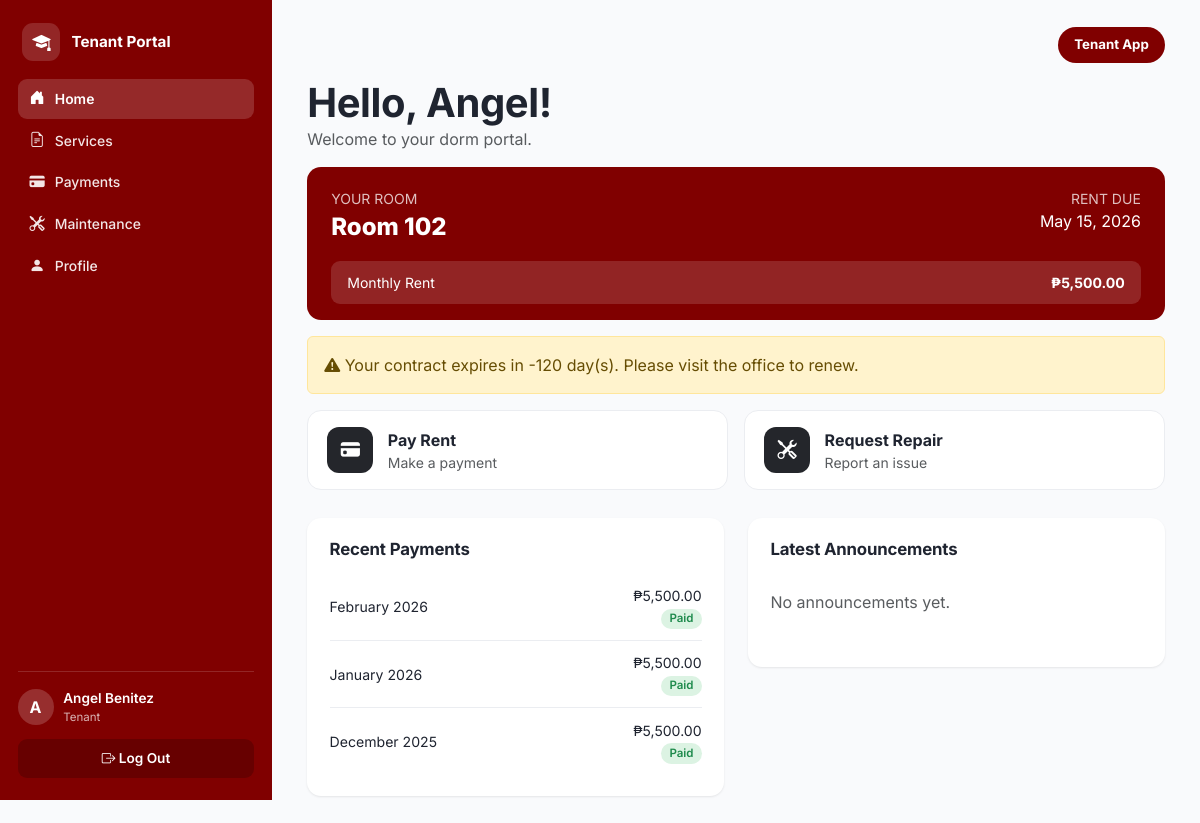
The page /tenant/dashboard.php (signed in) on the database its author committed.
### tables this page shows
CREATE TABLE dorm_rooms (
  room_id      INT UNSIGNED AUTO_INCREMENT PRIMARY KEY,
  room_number  VARCHAR(10)  NOT NULL,
  room_type    VARCHAR(50)  NOT NULL,         
  capacity     TINYINT UNSIGNED NOT NULL DEFAULT 1,
  monthly_rate DECIMAL(10,2) NOT NULL,
  floor_number TINYINT NOT NULL DEFAULT 1,
  status       ENUM('Available','Occupied','Under Maintenance','Reserved')
               NOT NULL DEFAULT 'Available',
  description  TEXT,
  date_added   TIMESTAMP NOT NULL DEFAULT CURRENT_TIMESTAMP,
  UNIQUE KEY uq_room_number (room_number),
  INDEX idx_room_status (status),
  INDEX idx_room_type (room_type)
);

CREATE TABLE contracts (
  contract_id      INT UNSIGNED AUTO_INCREMENT PRIMARY KEY,
  tenant_id        INT UNSIGNED NOT NULL,
  room_id          INT UNSIGNED NOT NULL,
  monthly_rent     DECIMAL(10,2) NOT NULL,
  security_deposit DECIMAL(10,2) NOT NULL DEFAULT 0,
  contract_start   DATE NOT NULL,
  contract_end     DATE NOT NULL,
  contract_status  ENUM('Active','Expiring Soon','Expired','Terminated')
                   NOT NULL DEFAULT 'Active',
  contract_file    VARCHAR(255) DEFAULT NULL,  
  created_at       TIMESTAMP NOT NULL DEFAULT CURRENT_TIMESTAMP,
  CONSTRAINT fk_contract_tenant FOREIGN KEY (tenant_id) REFERENCES tenants(tenant_id) ON DELETE CASCADE,
  CONSTRAINT fk_contract_room   FOREIGN KEY (room_id)   REFERENCES dorm_rooms(room_id),
  INDEX idx_contract_status (contract_status),
  INDEX idx_contract_end (contract_end)
);

CREATE TABLE payments (
  payment_id        INT UNSIGNED AUTO_INCREMENT PRIMARY KEY,
  contract_id       INT UNSIGNED NOT NULL,
  tenant_id         INT UNSIGNED NOT NULL,
  payment_amount    DECIMAL(10,2) NOT NULL,
  payment_for_month VARCHAR(20)  DEFAULT NULL,   
  payment_date      DATE DEFAULT NULL,
  due_date          DATE DEFAULT NULL,
  payment_status    ENUM('Pending','Paid','Overdue') NOT NULL DEFAULT 'Pending',
  payment_method    VARCHAR(50) DEFAULT NULL,      
  reference_no      VARCHAR(100) DEFAULT NULL,
  receipt_file      VARCHAR(255) DEFAULT NULL,
  reminder_sent     BOOLEAN NOT NULL DEFAULT FALSE,
  created_at        TIMESTAMP NOT NULL DEFAULT CURRENT_TIMESTAMP,
  CONSTRAINT fk_payment_contract FOREIGN KEY (contract_id) REFERENCES contracts(contract_id) ON DELETE CASCADE,
  CONSTRAINT fk_payment_tenant   FOREIGN KEY (tenant_id)   REFERENCES tenants(tenant_id) ON DELETE CASCADE,
  INDEX idx_payment_status (payment_status),
  INDEX idx_payment_due (due_date)
);

### includes/functions.php (called while the page is built, shortened)
<?php
function clean(?string $value): string
{
    return htmlspecialchars(trim($value ?? ''), ENT_QUOTES, 'UTF-8');
}
function peso($amount): string
{
    return '₱' . number_format((float) $amount, 2);
}
function status_badge_class(string $status): string
{
    $map = [
        'Active'      => 'info',
        'Paid'        => 'success',
        'Approved'    => 'success',
        'Completed'   => 'success',
        'Available'   => 'success',
        'Pending'     => 'warning',
        'Ongoing'     => 'info',
        'Reserved'    => 'info',
        'Expiring Soon' => 'warning',
        'Overdue'     => 'danger',
        'Evicted'     => 'danger',
        'Rejected'    => 'danger',
        'Expired'     => 'danger',
        'Terminated'  => 'danger',
        'Occupied'    => 'secondary',
        'Checked Out' => 'secondary',
        'Under Maintenance' => 'secondary',
    ];
    return $map[$status] ?? 'secondary';
}
function days_until(string $date): int
{
    $target = new DateTime($date);
    $today  = new DateTime('today');
    return (int) $today->diff($target)->format('%r%a');
}

### tenant/dashboard.php (the view, shortened to what this page needs)
<?php
$db = get_db();
$tenant = current_tenant();
        ?>
        <?php
$room = null;
if ($tenant['room_id']) {
    $stmt = $db->prepare('SELECT * FROM dorm_rooms WHERE room_id = ?');
    $stmt->execute([$tenant['room_id']]);
    $room = $stmt->fetch();
}
$contract = null;
if ($room) {
    $stmt = $db->prepare("SELECT * FROM contracts WHERE tenant_id = ? AND contract_status IN ('Active','Expiring Soon') ORDER BY contract_end DESC LIMIT 1");
    $stmt->execute([$tenant['tenant_id']]);
    $contract = $stmt->fetch();
}
$recentPayments = $db->prepare('SELECT * FROM payments WHERE tenant_id = ? ORDER BY COALESCE(payment_date, due_date) DESC LIMIT 5');
$recentPayments->execute([$tenant['tenant_id']]);
$recentPayments = $recentPayments->fetchAll();
$notifStmt = $db->prepare("
    SELECT n.* FROM notifications n
    WHERE n.target_type = 'all'
       OR (n.target_type = 'tenant' AND n.target_value = ?)
       OR (n.target_type = 'room' AND FIND_IN_SET(?, REPLACE(n.target_value, ' ', '')))
    ORDER BY n.date_sent DESC LIMIT 4
");
$notifStmt->execute([$tenant['tenant_id'], $room['room_number'] ?? '__none__']);
$announcements = $notifStmt->fetchAll();
include __DIR__ . '/../includes/header.php';
?>
<h1 class="mb-0">Hello, <?= clean($_SESSION['first_name']) ?>!</h1>
<p class="text-muted">Welcome to your dorm portal.</p>
<?php if ($room): ?>
<div class="room-banner">
  <div class="room-banner-top">
    <div>
      <div class="text-uppercase small opacity-75">Your Room</div>
      <div class="room-banner-number">Room <?= clean($room['room_number']) ?></div>
    </div>
    <?php if ($contract): ?>
      <div class="text-end">
        <div class="text-uppercase small opacity-75">Rent Due</div>
        <div><?= clean(date('F j, Y', strtotime($contract['contract_end']))) ?></div>
      </div>
    <?php endif; ?>
  </div>
  <div class="room-banner-rate-bar"><span>Monthly Rent</span><strong><?= peso($room['monthly_rate']) ?></strong></div>
</div>
<?php if ($contract && days_until($contract['contract_end']) <= 14): ?>
  <div class="alert alert-warning mt-3"><i class="bi bi-exclamation-triangle-fill"></i> Your contract expires in <?= days_until($contract['contract_end']) ?> day(s). Please visit the office to renew.</div>
<?php endif; ?>
<?php else: ?>
  <div class="alert alert-info mt-3">You're approved! A room hasn't been assigned to you yet — the admin office will notify you once it is.</div>
<?php endif; ?>
<div class="quick-actions mt-3">
  <a href="<?= BASE_URL ?>/tenant/payments.php" class="quick-action-card">
    <div class="quick-action-icon"><i class="bi bi-credit-card-fill"></i></div><div><strong>Pay Rent</strong><div class="text-muted small">Make a payment</div></div>
  </a>
  <a href="<?= BASE_URL ?>/tenant/maintenance.php" class="quick-action-card">
    <div class="quick-action-icon"><i class="bi bi-tools"></i></div><div><strong>Request Repair</strong><div class="text-muted small">Report an issue</div></div>
  </a>
</div>
<div class="row g-4 mt-1">
  <div class="col-md-6">
    <div class="panel">
      <div class="panel-header"><h2>Recent Payments</h2></div>
      <?php foreach ($recentPayments as $p): ?>
        <div class="list-row">
          <div><?= clean($p['payment_for_month'] ?: date('M j, Y', strtotime($p['due_date'] ?? $p['created_at']))) ?></div>
          <div class="text-end"><?= peso($p['payment_amount']) ?><br><span class="badge badge-<?= status_badge_class($p['payment_status']) ?>"><?= clean($p['payment_status']) ?></span></div>
        </div>
      <?php endforeach; ?>
    </div>
  </div>
  <div class="col-md-6">
    <div class="panel">
      <div class="panel-header"><h2>Latest Announcements</h2></div>
      <?php if (!$announcements): ?><p class="text-muted py-3">No announcements yet.</p><?php endif; ?>
    </div>
  </div>
</div>
<?php include __DIR__ . '/../includes/footer.php'; ?>

### assets/css/style.css (style rules this page uses)
:root { --maroon: #800000; --maroon-dark: #5c1115; --maroon-darker: #47080b; --maroon-light: #a12238; --maroon-soft: #fbeef0; --maroon-tint: rgba(255,255,255,.10); --bg: #f9fafc; --card-bg: #ffffff; --text: #1f2430; --text-muted: #6b7280; --border: #ebedf1; --radius: 14px; --radius-sm: 9px; --radius-lg: 22px; --shadow: 0 1px 3px rgba(20, 10, 12, 0.05), 0 1px 2px rgba(20, 10, 12, 0.04); --shadow-lg: 0 20px 50px rgba(40, 5, 10, .18); --blue-bg: #dbe7fb; --blue-text: #2f5fc4; --green-bg: #dcf3e3; --green-text: #1e8a4c; --amber-bg: #faf1c6; --amber-text: #9a7a09; --red-bg: #fadadb; --red-text: #c23b3f; --gray-bg: #e8e9ed; --gray-text: #5b6270; }
* { box-sizing: border-box; }
body { font-family: 'Inter', -apple-system, BlinkMacSystemFont, 'Segoe UI', sans-serif; background: var(--bg); color: var(--text); margin: 0; }
a { text-decoration: none; color: var(--maroon); }
h1, h2, h3 { font-weight: 700; letter-spacing: -0.01em; }
.panel { background: var(--card-bg); border-radius: var(--radius); padding: 1.3rem 1.4rem; box-shadow: var(--shadow); margin-bottom: 0; }
.panel-header { display: flex; justify-content: space-between; align-items: center; margin-bottom: .9rem; gap: .75rem; flex-wrap: wrap; }
.panel-header h2 { font-size: 1.05rem; margin: 0; }
.badge { font-weight: 600; font-size: .72rem; padding: .38em .7em; border-radius: 999px; }
.badge-success { background: var(--green-bg); color: var(--green-text); }
.room-banner { background: var(--maroon); color: #fff; border-radius: var(--radius); padding: 1.3rem 1.5rem 1rem; }
.room-banner-top { display: flex; justify-content: space-between; align-items: flex-start; flex-wrap: wrap; gap: 1rem; margin-bottom: 1rem; }
.room-banner-number { font-size: 1.5rem; font-weight: 800; }
.room-banner-rate-bar { background: rgba(255,255,255,.14); border-radius: var(--radius-sm); padding: .7rem 1rem; display: flex; justify-content: space-between; align-items: center; font-size: .88rem; }
.quick-actions { display: grid; grid-template-columns: repeat(auto-fit, minmax(200px, 1fr)); gap: 1rem; }
.quick-action-card { background: var(--card-bg); border: 1px solid var(--border); border-radius: var(--radius); padding: 1rem 1.2rem; display: flex; gap: .9rem; align-items: center; color: var(--text); }
.quick-action-icon { width: 46px; height: 46px; border-radius: 12px; background: #24262b; color: #fff; display: flex; align-items: center; justify-content: center; font-size: 1.2rem; flex-shrink: 0; }
.list-row { display: flex; justify-content: space-between; align-items: center; padding: .7rem 0; border-bottom: 1px solid var(--border); font-size: .88rem; }
.list-row:last-child { border-bottom: none; }

### rows shown on the page
dorm_rooms: room_number "102", monthly_rate "₱5,500.00"
contracts: contract_end "May 15, 2026", contract_end "-120"
payments: payment_for_month "February 2026", payment_amount "₱5,500.00", payment_status "Paid"
payments: payment_for_month "January 2026", payment_amount "₱5,500.00", payment_status "Paid"
payments: payment_for_month "December 2025", payment_amount "₱5,500.00", payment_status "Paid"

### other values the page prints
$label "Home"
$label "Services"
$label "Payments"
$label "Maintenance"
$label "Profile"
substr($_SESSION['first_name'] ?? '?', 0, 1) "A"
$role "Tenant"
$_SESSION['first_name'] "Angel"
